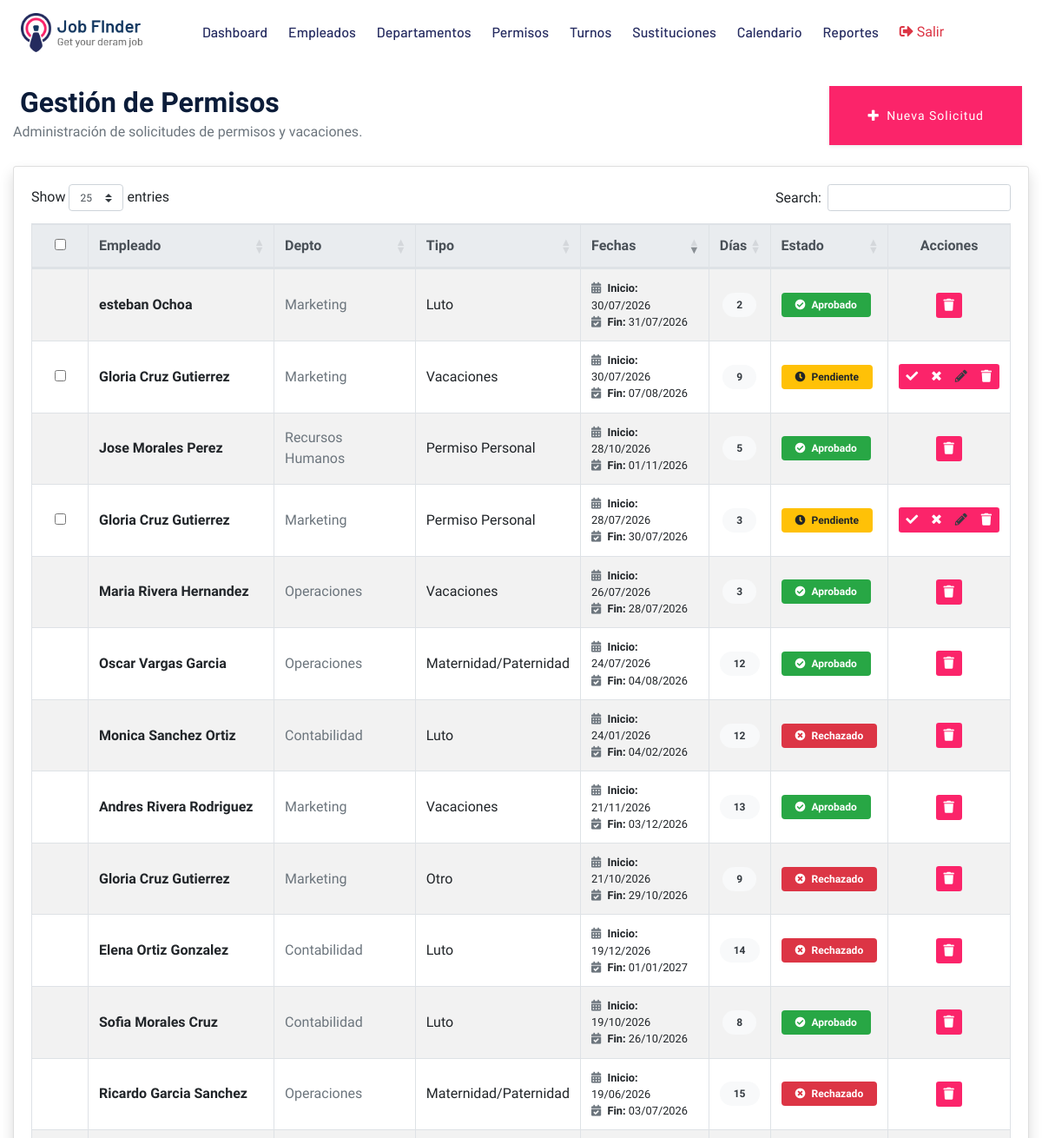
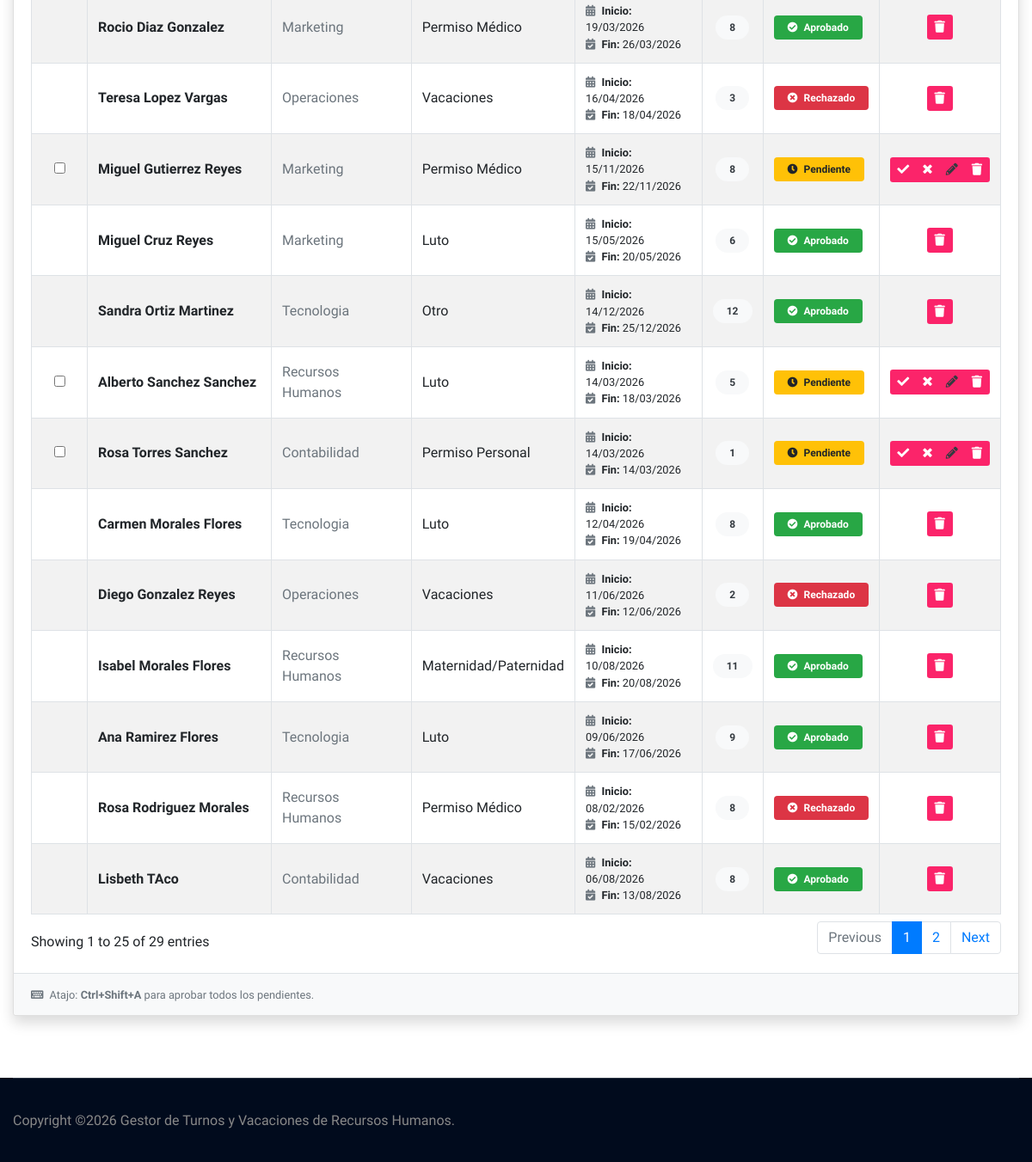
The page /permisos/ (signed in) on the database its author committed (2 pictures, top to bottom).
### Vacaciones/models.py (models this page shows, shortened)
class SolicitudPermiso(models.Model):
    TIPO_CHOICES = [
        ('vacaciones', 'Vacaciones'),
        ('personal', 'Permiso Personal'),
        ('medico', 'Permiso Médico'),
        ('luto', 'Luto'),
        ('maternidad', 'Maternidad/Paternidad'),
        ('otro', 'Otro'),
    ]
    ESTADO_CHOICES = [
        ('pendiente', 'Pendiente'),
        ('aprobado', 'Aprobado'),
        ('rechazado', 'Rechazado'),
        ('cancelado', 'Cancelado'),
    ]
    empleado = models.ForeignKey(Empleado, on_delete=models.CASCADE, related_name='solicitudes')
    tipo = models.CharField(max_length=20, choices=TIPO_CHOICES)
    motivo = models.TextField()
    fecha_inicio = models.DateField()
    fecha_fin = models.DateField()
    dias_solicitados = models.IntegerField(validators=[MinValueValidator(1)])
    estado = models.CharField(max_length=20, choices=ESTADO_CHOICES, default='pendiente')
    aprobado_por = models.CharField(max_length=150, blank=True, default='')
    observaciones = models.TextField(blank=True, default='')
    fecha_solicitud = models.DateTimeField(auto_now_add=True)
    fecha_respuesta = models.DateTimeField(null=True, blank=True)
    class Meta:
        ordering = ['-fecha_solicitud']

class Empleado(models.Model):
    ESTADO_CHOICES = [
        ('activo', 'Activo'),
        ('inactivo', 'Inactivo'),
        ('vacaciones', 'En Vacaciones'),
        ('licencia', 'En Licencia'),
    ]
    GENERO_CHOICES = [
        ('M', 'Masculino'),
        ('F', 'Femenino'),
    ]
    cedula = models.CharField(max_length=15, unique=True)
    nombres = models.CharField(max_length=100)
    apellidos = models.CharField(max_length=100)
    email = models.EmailField(unique=True)
    telefono = models.CharField(max_length=20, blank=True, default='')
    fecha_nacimiento = models.DateField(null=True, blank=True)
    genero = models.CharField(max_length=1, choices=GENERO_CHOICES, blank=True, default='')
    direccion = models.TextField(blank=True, default='')
    departamento = models.ForeignKey(Departamento, on_delete=models.PROTECT, related_name='empleados')
    cargo = models.CharField(max_length=100, blank=True, default='')
    fecha_ingreso = models.DateField()
    salario = models.DecimalField(max_digits=10, decimal_places=2, default=0)
    dias_vacaciones_pendientes = models.IntegerField(default=30)
    dias_vacaciones_tomados = models.IntegerField(default=0)
    estado = models.CharField(max_length=20, choices=ESTADO_CHOICES, default='activo')
    foto = models.ImageField(upload_to='empleados/', blank=True, null=True)
    user = models.OneToOneField(User, on_delete=models.SET_NULL, null=True, blank=True, related_name='empleado')
    class Meta:
        ordering = ['apellidos', 'nombres']

class Departamento(models.Model):
    nombre = models.CharField(max_length=100, unique=True)
    descripcion = models.TextField(blank=True, default='')
    jefe_departamento = models.CharField(max_length=150, blank=True, default='')
    fecha_creacion = models.DateField(auto_now_add=True)
    class Meta:
        ordering = ['nombre']

### Vacaciones/views.py (the view)
# urls.py: path('permisos/', views.permisos_lista, name='permisos_lista'),
@login_required(login_url='login')
def permisos_lista(request):
    if es_admin(request.user):
        permisos_list = SolicitudPermiso.objects.select_related('empleado').all()
    else:
        emp = request.user.empleado if hasattr(request.user, 'empleado') else None
        permisos_list = SolicitudPermiso.objects.filter(empleado=emp).select_related('empleado').all() if emp else SolicitudPermiso.objects.none()
    return render(request, 'Vacaciones/permisos.html', {'permisos_list': permisos_list})

### Vacaciones/views.py (called while the page is built)
def es_admin(user):
    return user.is_authenticated and (user.is_superuser or user.is_staff or user.groups.filter(name='Admin').exists())

### Vacaciones/templates/Vacaciones/permisos.html (shortened to what this page needs)
{% extends 'PlantillaGeneral.html' %}
{% block content %}
<div class="row mb-4 align-items-center">
    <div class="col-md-6">
        <h2 class="font-weight-bold mb-0">Gestión de Permisos</h2>
        <p class="text-muted mb-0">Administración de solicitudes de permisos y vacaciones.</p>
    </div>
    <div class="col-md-6 text-md-right mt-3 mt-md-0">
        <a href="{% url 'Vacaciones:permiso_crear' %}" class="btn btn-primary mr-2 shadow-sm">
            <i class="fas fa-plus mr-1"></i> Nueva Solicitud
        </a>
    </div>
</div>
<div class="card shadow">
    <div class="card-body">
        <div class="table-responsive">
            <table id="tablaPermisos" class="table table-striped table-hover table-bordered w-100">
                <thead class="thead-light">
                        <tr>
                            <th class="text-center" style="width: 40px;">
                                <input type="checkbox" id="selectAll" class="custom-checkbox">
                            </th>
                            <th>Empleado</th>
                            <th>Depto</th>
                            <th>Tipo</th>
                            <th>Fechas</th>
                            <th>Días</th>
                            <th>Estado</th>
                            <th class="text-center">Acciones</th>
                        </tr>
                    </thead>
                    <tbody>
                        {% for permiso in permisos_list %}
                        <tr data-id="{{ permiso.id }}">
                            <td class="text-center align-middle">
                                {% if permiso.estado == 'pendiente' %}
                                <input type="checkbox" class="permiso-checkbox custom-checkbox" value="{{ permiso.id }}">
                                {% endif %}
                            </td>
                            <td class="align-middle font-weight-bold">{{ permiso.empleado.nombres }} {{ permiso.empleado.apellidos }}</td>
                            <td class="align-middle text-muted">{{ permiso.empleado.departamento.nombre|default:"N/A" }}</td>
                            <td class="align-middle">{{ permiso.get_tipo_display }}</td>
                            <td class="align-middle">
                                <small class="d-block"><i class="fas fa-calendar-alt text-muted mr-1"></i> <strong>Inicio:</strong> {{ permiso.fecha_inicio|date:"d/m/Y" }}</small>
                                <small class="d-block"><i class="fas fa-calendar-check text-muted mr-1"></i> <strong>Fin:</strong> {{ permiso.fecha_fin|date:"d/m/Y" }}</small>
                            </td>
                            <td class="align-middle text-center">
                                <span class="badge badge-pill badge-light text-dark px-3 py-2">{{ permiso.dias_solicitados }}</span>
                            </td>
                            <td class="align-middle">
                                {% if permiso.estado == 'pendiente' %}
                                <span class="badge badge-warning px-3 py-2 rounded-pill"><i class="fas fa-clock mr-1"></i> Pendiente</span>
                                {% elif permiso.estado == 'aprobado' %}
                                <span class="badge badge-success px-3 py-2 rounded-pill"><i class="fas fa-check-circle mr-1"></i> Aprobado</span>
                                {% elif permiso.estado == 'rechazado' %}
                                <span class="badge badge-danger px-3 py-2 rounded-pill"><i class="fas fa-times-circle mr-1"></i> Rechazado</span>
                                {% elif permiso.estado == 'cancelado' %}
                                <span class="badge badge-secondary px-3 py-2 rounded-pill"><i class="fas fa-ban mr-1"></i> Cancelado</span>
                                {% else %}
                                <span class="badge badge-light px-3 py-2 rounded-pill">{{ permiso.get_estado_display }}</span>
                                {% endif %}
                            </td>
                            <td class="text-center align-middle">
                                <div class="btn-group btn-group-sm" role="group">
                                    {% if permiso.estado == 'pendiente' %}
                                    <button class="btn btn-success btn-aprobar" data-id="{{ permiso.id }}" title="Aprobar">
                                        <i class="fas fa-check"></i>
                                    </button>
                                    <button class="btn btn-danger btn-rechazar" data-id="{{ permiso.id }}" title="Rechazar">
                                        <i class="fas fa-times"></i>
                                    </button>
                                    <a class="btn btn-warning text-dark" href="{% url 'Vacaciones:permiso_editar' pk=permiso.id %}" title="Editar">
                                        <i class="fas fa-pencil-alt text-dark"></i>
                                    </a>
                                    {% endif %}
                                    <button class="btn btn-outline-danger btn-eliminar" data-id="{{ permiso.id }}" title="Eliminar">
                                        <i class="fas fa-trash"></i>
                                    </button>
                                </div>
                            </td>
                        </tr>
                        {% empty %}
                        <tr>
                            <td colspan="8" class="text-center py-4 text-muted">No hay permisos registrados.</td>
                        </tr>
                        {% endfor %}
                    </tbody>
                </table>
            </div>
        </div>
        <div class="card-footer bg-light border-top text-muted">
            <small><i class="fas fa-keyboard mr-1"></i> Atajo: <strong>Ctrl+Shift+A</strong> para aprobar todos los pendientes.</small>
        </div>
    </div>
</div>
{% endblock %}

### rows shown on the page
SolicitudPermiso: empleado.nombres "Gloria", empleado.apellidos "Cruz Gutierrez", empleado.departamento.nombre "Marketing", tipo "Vacaciones", fecha_inicio "30/07/2026", fecha_fin "07/08/2026", dias_solicitados "9", estado "pendiente" (drawn)
SolicitudPermiso: empleado.nombres "esteban", empleado.apellidos "Ochoa", empleado.departamento.nombre "Marketing", tipo "Luto", fecha_inicio "30/07/2026", fecha_fin "31/07/2026", dias_solicitados "2", estado "aprobado" (drawn)
SolicitudPermiso: empleado.nombres "Lisbeth", empleado.apellidos "TAco", empleado.departamento.nombre "Contabilidad", tipo "Vacaciones", fecha_inicio "06/08/2026", fecha_fin "13/08/2026", dias_solicitados "8", estado "aprobado" (drawn)
SolicitudPermiso: empleado.nombres "Gloria", empleado.apellidos "Cruz Gutierrez", empleado.departamento.nombre "Marketing", tipo "Permiso Personal", fecha_inicio "28/07/2026", fecha_fin "30/07/2026", dias_solicitados "3", estado "pendiente" (drawn)
SolicitudPermiso: empleado.nombres "Maria", empleado.apellidos "Rivera Hernandez", empleado.departamento.nombre "Operaciones", tipo "Vacaciones", fecha_inicio "26/07/2026", fecha_fin "28/07/2026", dias_solicitados "3", estado "aprobado" (drawn)
SolicitudPermiso: empleado.nombres "Jose", empleado.apellidos "Morales Perez", empleado.departamento.nombre "Recursos Humanos", tipo "Permiso Personal", fecha_inicio "28/10/2026", fecha_fin "01/11/2026", dias_solicitados "5", estado "aprobado" (drawn)
SolicitudPermiso: empleado.nombres "Carmen", empleado.apellidos "Morales Flores", empleado.departamento.nombre "Tecnologia", tipo "Luto", fecha_inicio "12/04/2026", fecha_fin "19/04/2026", dias_solicitados "8", estado "aprobado" (drawn)
SolicitudPermiso: empleado.nombres "Miguel", empleado.apellidos "Cruz Reyes", empleado.departamento.nombre "Marketing", tipo "Luto", fecha_inicio "15/05/2026", fecha_fin "20/05/2026", dias_solicitados "6", estado "aprobado" (drawn)
SolicitudPermiso: empleado.nombres "Rosa", empleado.apellidos "Torres Sanchez", empleado.departamento.nombre "Contabilidad", tipo "Permiso Personal", fecha_inicio "14/03/2026", fecha_fin "14/03/2026", dias_solicitados "1", estado "pendiente" (drawn)
SolicitudPermiso: empleado.nombres "Gloria", empleado.apellidos "Cruz Gutierrez", empleado.departamento.nombre "Marketing", tipo "Otro", fecha_inicio "21/10/2026", fecha_fin "29/10/2026", dias_solicitados "9", estado "rechazado" (drawn)
SolicitudPermiso: empleado.nombres "Isabel", empleado.apellidos "Morales Flores", empleado.departamento.nombre "Recursos Humanos", tipo "Maternidad/Paternidad", fecha_inicio "10/08/2026", fecha_fin "20/08/2026", dias_solicitados "11", estado "aprobado" (drawn)
SolicitudPermiso: empleado.nombres "Miguel", empleado.apellidos "Gutierrez Reyes", empleado.departamento.nombre "Marketing", tipo "Permiso Médico", fecha_inicio "15/11/2026", fecha_fin "22/11/2026", dias_solicitados "8", estado "pendiente" (drawn)
SolicitudPermiso: empleado.nombres "Alberto", empleado.apellidos "Sanchez Sanchez", empleado.departamento.nombre "Recursos Humanos", tipo "Luto", fecha_inicio "14/03/2026", fecha_fin "18/03/2026", dias_solicitados "5", estado "pendiente" (drawn)
SolicitudPermiso: empleado.nombres "Sofia", empleado.apellidos "Morales Cruz", empleado.departamento.nombre "Contabilidad", tipo "Luto", fecha_inicio "19/10/2026", fecha_fin "26/10/2026", dias_solicitados "8", estado "aprobado" (drawn)
SolicitudPermiso: empleado.nombres "Diego", empleado.apellidos "Gonzalez Reyes", empleado.departamento.nombre "Operaciones", tipo "Vacaciones", fecha_inicio "11/06/2026", fecha_fin "12/06/2026", dias_solicitados "2", estado "rechazado" (drawn)
SolicitudPermiso: empleado.nombres "Rocio", empleado.apellidos "Diaz Gonzalez", empleado.departamento.nombre "Marketing", tipo "Permiso Médico", fecha_inicio "19/03/2026", fecha_fin "26/03/2026", dias_solicitados "8", estado "aprobado" (drawn)
SolicitudPermiso: empleado.nombres "Oscar", empleado.apellidos "Vargas Garcia", empleado.departamento.nombre "Operaciones", tipo "Maternidad/Paternidad", fecha_inicio "24/07/2026", fecha_fin "04/08/2026", dias_solicitados "12", estado "aprobado" (drawn)
SolicitudPermiso: empleado.nombres "Elena", empleado.apellidos "Ortiz Gonzalez", empleado.departamento.nombre "Contabilidad", tipo "Luto", fecha_inicio "19/12/2026", fecha_fin "01/01/2027", dias_solicitados "14", estado "rechazado" (drawn)
SolicitudPermiso: empleado.nombres "Sandra", empleado.apellidos "Ortiz Martinez", empleado.departamento.nombre "Tecnologia", tipo "Otro", fecha_inicio "14/12/2026", fecha_fin "25/12/2026", dias_solicitados "12", estado "aprobado" (drawn)
SolicitudPermiso: empleado.nombres "Andres", empleado.apellidos "Rivera Rodriguez", empleado.departamento.nombre "Marketing", tipo "Vacaciones", fecha_inicio "21/11/2026", fecha_fin "03/12/2026", dias_solicitados "13", estado "aprobado" (drawn)
SolicitudPermiso: empleado.nombres "Ricardo", empleado.apellidos "Garcia Sanchez", empleado.departamento.nombre "Operaciones", tipo "Maternidad/Paternidad", fecha_inicio "19/06/2026", fecha_fin "03/07/2026", dias_solicitados "15", estado "rechazado" (drawn)
SolicitudPermiso: empleado.nombres "Rosa", empleado.apellidos "Rodriguez Morales", empleado.departamento.nombre "Recursos Humanos", tipo "Permiso Médico", fecha_inicio "08/02/2026", fecha_fin "15/02/2026", dias_solicitados "8", estado "rechazado" (drawn)
SolicitudPermiso: empleado.nombres "Monica", empleado.apellidos "Sanchez Ortiz", empleado.departamento.nombre "Contabilidad", tipo "Luto", fecha_inicio "24/01/2026", fecha_fin "04/02/2026", dias_solicitados "12", estado "rechazado" (drawn)
SolicitudPermiso: empleado.nombres "Ana", empleado.apellidos "Ramirez Flores", empleado.departamento.nombre "Tecnologia", tipo "Luto", fecha_inicio "09/06/2026", fecha_fin "17/06/2026", dias_solicitados "9", estado "aprobado" (drawn)
SolicitudPermiso: empleado.nombres "Teresa", empleado.apellidos "Lopez Vargas", empleado.departamento.nombre "Operaciones", tipo "Vacaciones", fecha_inicio "16/04/2026", fecha_fin "18/04/2026", dias_solicitados "3", estado "rechazado" (drawn)
